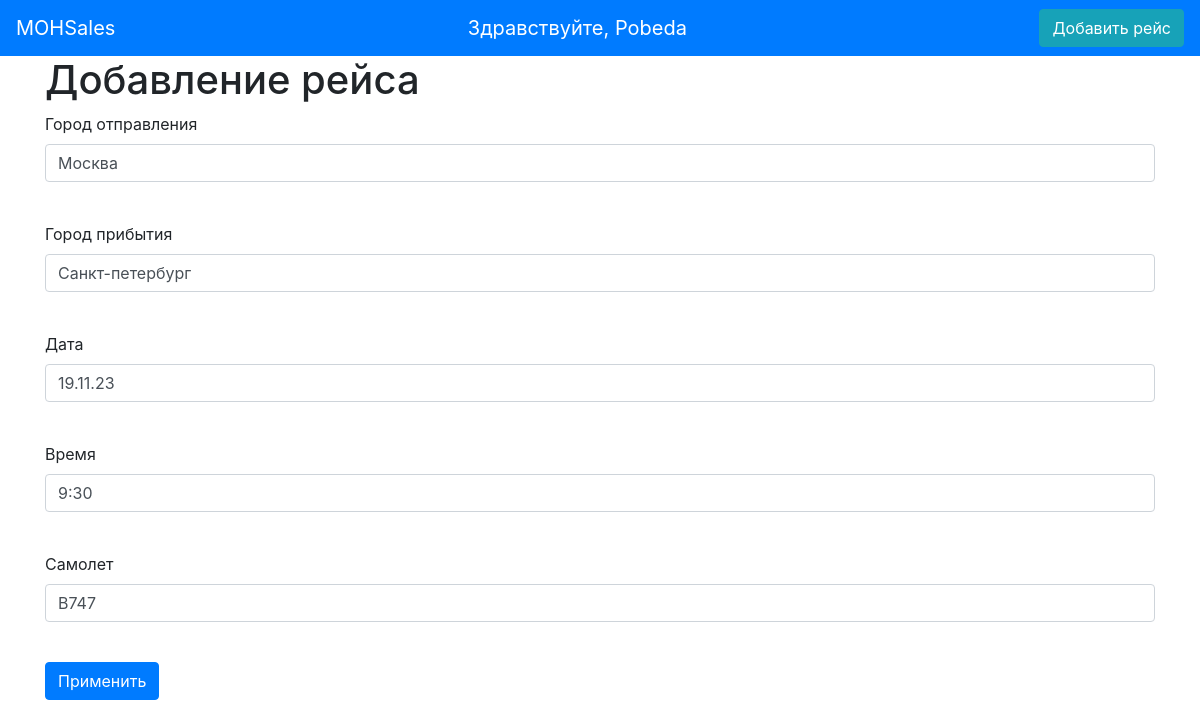
Screenshot of /flt/2 (signed in) with the database file from the repository.
### data/users.py (models this page shows, shortened)
class User(SqlAlchemyBase, UserMixin, SerializerMixin):
    __tablename__ = 'users'
    id = sqlalchemy.Column(sqlalchemy.Integer,
                           primary_key=True, autoincrement=True)
    name = sqlalchemy.Column(sqlalchemy.String, nullable=True)
    email = sqlalchemy.Column(sqlalchemy.String,
                              index=True, unique=True, nullable=True)
    hashed_password = sqlalchemy.Column(sqlalchemy.String, nullable=True)
    flights = orm.relationship("Flights", back_populates='user')

### data/flights.py (models this page shows)
class Flights(SqlAlchemyBase, SerializerMixin):
    __tablename__ = 'flights'
    id = sqlalchemy.Column(sqlalchemy.Integer,
                           primary_key=True, autoincrement=True)
    city1 = sqlalchemy.Column(sqlalchemy.String, nullable=True)
    city2 = sqlalchemy.Column(sqlalchemy.String, nullable=True)
    date = sqlalchemy.Column(sqlalchemy.String)
    time = sqlalchemy.Column(sqlalchemy.String)
    plane = sqlalchemy.Column(sqlalchemy.String)
    user_id = sqlalchemy.Column(sqlalchemy.Integer,
                                sqlalchemy.ForeignKey("users.id"))
    user = orm.relationship('User')

### server.py (the view, shortened to what this page needs)
@app.route('/flt/<int:id>', methods=['GET', 'POST'])
@login_required
def edit_flt(id):
    form = FlightForm()
    if request.method == "GET":
        db_sess = db_session.create_session()
        flt = db_sess.query(Flights).filter(Flights.id == id,
                                            Flights.user == current_user
                                            ).first()
        if flt:
            form.city1.data = flt.city1
            form.city2.data = flt.city2
            form.date.data = flt.date
            form.time.data = flt.time
            form.plane.data = flt.plane
        else:
            abort(404)
    return render_template('flt.html',
                           title='Редактирование новости',
                           form=form
                           )

### forms/flights.py
class FlightForm(FlaskForm):
    city1 = StringField('Город отправления', validators=[DataRequired()])
    city2 = StringField('Город прибытия', validators=[DataRequired()])
    date = StringField('Дата', default='12.12.23')
    time = StringField('Время', default='12:12')
    plane = StringField('Самолет', default='B737')
    submit = SubmitField('Применить')

### data/db_session.py (called while the page is built)
def create_session() -> Session:
    global __factory
    return __factory()

### server.py (called while the page is built)
@login_manager.user_loader
def load_user(user_id):
    db_sess = db_session.create_session()
    return db_sess.query(User).get(user_id)

### templates/flt.html (shortened to what this page needs)
{% extends "base.html" %}
{% block content %}
<h1>Добавление рейса</h1>
<form action="" method="post">
    <p>
        {{ form.city1.label }}<br>
        {{ form.city1(class="form-control") }}<br>
    </p>
    <p>
        {{ form.city2.label }}<br>
        {{ form.city2(class="form-control") }}<br>
    </p>
    <p>
        {{ form.date.label }}<br>
        {{ form.date(class="form-control") }}<br>
    </p>
    <p>
        {{ form.time.label }}<br>
        {{ form.time(class="form-control") }}<br>
    </p>
    <p>
        {{ form.plane.label }}<br>
        {{ form.plane(class="form-control") }}<br>
    </p>
    <p>{{ form.submit(type="submit", class="btn btn-primary") }}</p>
</form>
{% endblock %}

### templates/base.html (shortened to what this page needs)
<!doctype html>
<html lang="en">
<head>
    <link rel="stylesheet"
          href="https://stackpath.bootstrapcdn.com/bootstrap/4.4.1/css/bootstrap.min.css"
>
</head>
<body>
<header>
    <nav class="navbar sticky-top navbar-dark bg-primary">
        <a class="navbar-brand" href="/">MOHSales</a>
        {% if current_user.is_authenticated %}
        <a class="navbar-brand" href="/logout">Здравствуйте, {{ current_user.name }}</a>
        <a href="flt" class="btn btn-info">Добавить рейс</a>
        {% else %}
        <p>
            <a class="btn btn-warning" href="/bilets">Ваши билеты</a>
            <a class="btn btn-dark" href="/register">Зарегистрировать авиакомпанию</a>
            <a class="btn btn-success" href="/login">Войти в аккаунт авиакомпании</a>
        </p>
        {% endif %}
    </nav>
</header>
<main role="main" class="container">
    {% block content %}{% endblock %}
</main>
</body>
</html>

### rows the page displays
User: name "Pobeda"
Flights: city1 "Москва", city2 "Санкт-петербург", date "19.11.23", time "9:30", plane "B747"
